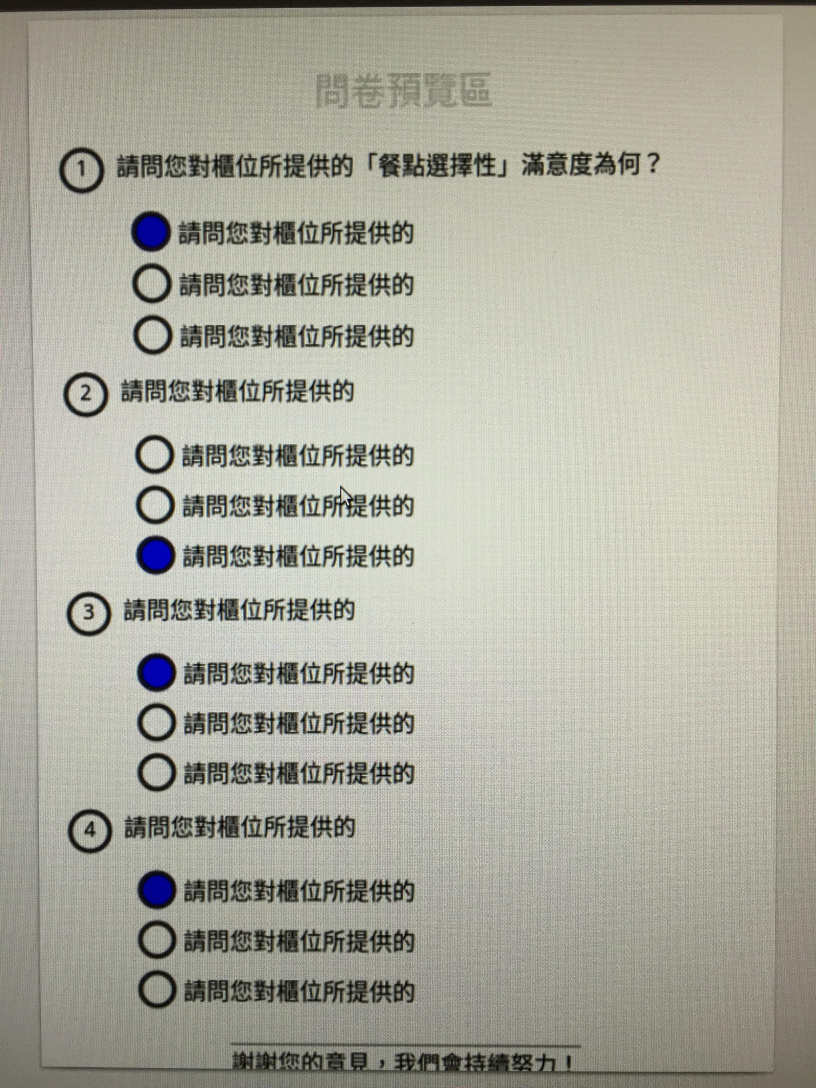
#> input picture images/demo2.jpg, 2448 x 3264 px (shown at 1/3 size)
$ python detect-col.py
#> lines starting #> are read from the running program, lines starting #| are printed output that depends on the picture
import cv2
import numpy as np

img = cv2.imread('./images/demo2.jpg',0)
#> img: shape (3264, 2448); min 0, max 255, mean 170.1

# resize img
height, width = img.shape[:2]
#> height = 3264; width = 2448
aspect_ratio = height/width
#> aspect_ratio = 1.33
new_height = 3*297
new_width = new_height/aspect_ratio
#> new_width = 668.2
size = (int(new_width), int(new_height))
#> size = (668, 891)
img = cv2.resize(img, size, interpolation=cv2.INTER_AREA)
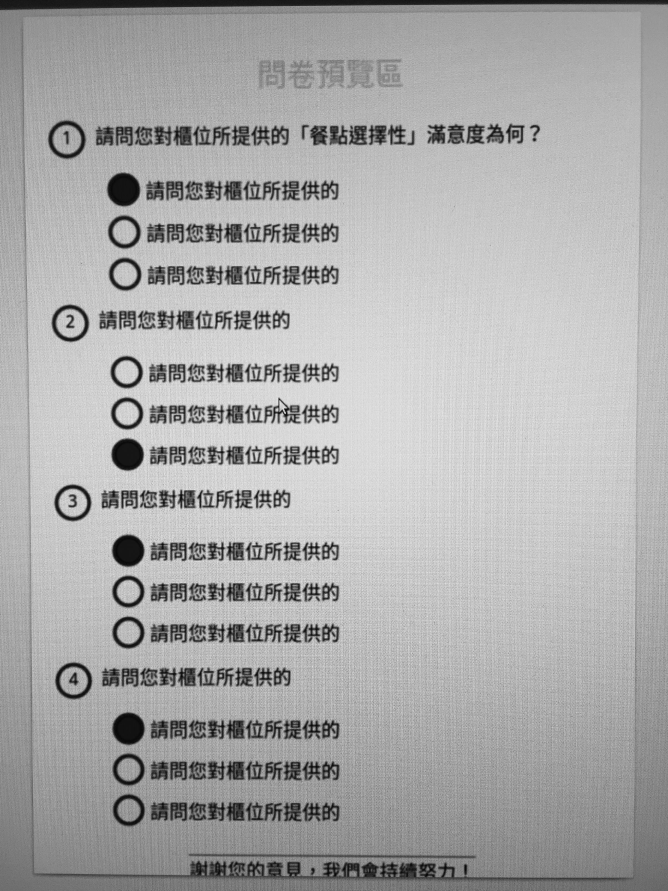
#> img: shape (891, 668); min 7, max 229, mean 170.1

# preprocess img
img = cv2.medianBlur(img,5)
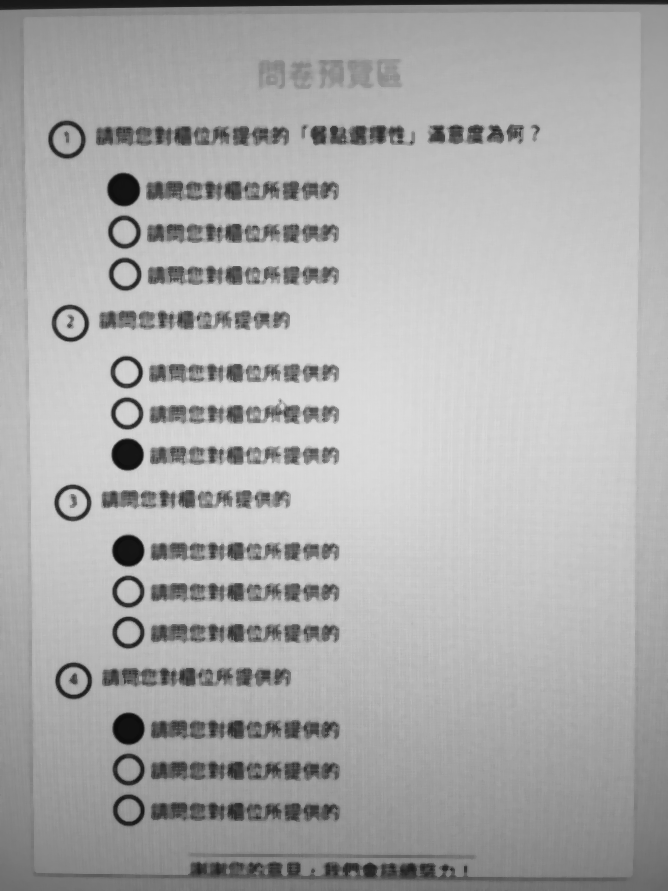
#> img: shape (891, 668); min 11, max 221, mean 171
original_img = cv2.cvtColor(img,cv2.COLOR_GRAY2BGR)

# find circles in the sheet
circles = cv2.HoughCircles(img,cv2.HOUGH_GRADIENT,1,20,param1=60,param2=30,minRadius=8,maxRadius=30)
#> circles = 16 rows, first 8: [72.5, 502.5, 18.6], [128.5, 809.5, 16], [66.5, 139.5, 14.3], [73.5, 680.5, 14.1], [128.5, 769.5, 15.4], [124.5, 274.5, 16], [127.5, 591.5, 15.5], [128.5, 550.5, 15.6]
circles = np.uint16(np.around(circles))
#> circles = 16 rows, first 8: [72, 502, 19], [128, 810, 16], [66, 140, 14], [74, 680, 14], [128, 770, 15], [124, 274, 16], [128, 592, 16], [128, 550, 16]

all_circles_x = []
for item in circles[0,:]:
    x = item[0] # x pos
    all_circles_x.append(x)
#> this loop made 16 passes
#> (item, x) on passes 1 to 12: ([72, 502, 19], 72), ([128, 810, 16], 128), ([66, 140, 14], 66), ([74, 680, 14], 74), ([128, 770, 15], 128), ([124, 274, 16], 124), ([128, 592, 16], 128), ([128, 550, 16], 128), ([124, 232, 17], 124), ([126, 372, 16], 126), ([128, 454, 16], 128), ([128, 728, 15], 128)
#> after the loop, all_circles_x = [72, 128, 66, 74, 128, 124, 128, 128, 124, 126, 128, 128, 126, 70, 122, 128]

# get the mode of pos_x
value_count = np.bincount(np.array(all_circles_x))
#> value_count = 129 values, max 7 at index 128, min 0 at index 0, mean 0.124
most_frequent_x = np.argmax(value_count)
#> most_frequent_x = 128

# filter the question circle
ques_and_opt_circle_dist = 10
ques_circle_y = []
for item in circles[0,:]:
    x = item[0] # x pos
    y = item[1] # y pos
    if(abs(x - most_frequent_x) > ques_and_opt_circle_dist):
        ques_circle_y.append(y)
#> this loop made 16 passes
#> (item, x, y) on passes 1 to 12: ([72, 502, 19], 72, 502), ([128, 810, 16], 128, 810), ([66, 140, 14], 66, 140), ([74, 680, 14], 74, 680), ([128, 770, 15], 128, 770), ([124, 274, 16], 124, 274), ([128, 592, 16], 128, 592), ([128, 550, 16], 128, 550), ([124, 232, 17], 124, 232), ([126, 372, 16], 126, 372), ([128, 454, 16], 128, 454), ([128, 728, 15], 128, 728)
#> after the loop, ques_circle_y = [502, 140, 680, 324]

# categorize circles among questions
ques_circle_y.sort()
all_circle_info = []
for item in circles[0,:]:
    x = item[0] # x pos
    y = item[1] # y pos
    r = item[2] # radius
    for index,ques_y in enumerate(ques_circle_y):
        if(y > ques_y):
            if(index != (len(ques_circle_y)-1) ):
                continue
            else:
                info = {'x' : x , 'y' : y , 'r' : r, 'ques' : index+1, 'option' : 0}
                all_circle_info.append(info)
        elif(y not in ques_circle_y):
            info = {'x' : x , 'y' : y , 'r' : r, 'ques' : index, 'option' : 0}
            all_circle_info.append(info)
            break
#> this loop made 16 passes
#> (x, y, r) on passes 1 to 12: (72, 502, 19), (128, 810, 16), (66, 140, 14), (74, 680, 14), (128, 770, 15), (124, 274, 16), (128, 592, 16), (128, 550, 16), (124, 232, 17), (126, 372, 16), (128, 454, 16), (128, 728, 15)
#> after the loop, all_circle_info = 12 items

# categorize option in each question
all_circle_info.sort(key=lambda d:d['y'])
total_ques_num = all_circle_info[-1]['ques']
#> total_ques_num = 4
for current_ques in range(total_ques_num):
    count = 1
    for item in all_circle_info:
        if(item['ques'] == current_ques+1):
            item['option'] = count
            count += 1
#> after the loop, item = {'x': 128, 'y': 810, 'r': 16, 'ques': 4, 'option': 3}

# set boundaries of users' stroke-color
boundaries = [([0, 0, 0], [70, 70, 70])]

# set a threshold of center rect's pixel value
base_pixel = 200

# store selected circle
found = []
for item in all_circle_info:
    x = item['x'] # x pos
    y = item['y'] # y pos
    r = item['r'] # radius

    # draw the outer circle
    # cv2.circle(original_img,(x,y),r,(0,255,0),2) # check if circles are correct (removable)

    # crop circle
    rectX = (x - r)
    rectY = (y - r)
    crop_img = original_img[rectY:(rectY+2*r), rectX:(rectX+2*r)]

    for (lower, upper) in boundaries:
        lower = np.array(lower, dtype = "uint8")
        upper = np.array(upper, dtype = "uint8")
        mask = cv2.inRange(crop_img, lower, upper)

        # check if the center rect of the circle is filled using mask
        center_rect = mask[int(0.5*r):int(1.5*r), int(0.5*r):int(1.5*r)]
        if(np.average(center_rect) >= base_pixel):
            found.append(item)
#> this loop made 12 passes
#> (item, x, y, r, rectX, rectY) on passes 1 to 8: ({'x': 122, 'y': 188, 'r': 17, 'ques': 1, 'option': 1}, 122, 188, 17, 105, 171), ({'x': 124, 'y': 232, 'r': 17, 'ques': 1, 'option': 2}, 124, 232, 17, 107, 215), ({'x': 124, 'y': 274, 'r': 16, 'ques': 1, 'option': 3}, 124, 274, 16, 108, 258), ({'x': 126, 'y': 372, 'r': 16, 'ques': 2, 'option': 1}, 126, 372, 16, 110, 356), ({'x': 126, 'y': 412, 'r': 11, 'ques': 2, 'option': 2}, 126, 412, 11, 115, 401), ({'x': 128, 'y': 454, 'r': 16, 'ques': 2, 'option': 3}, 128, 454, 16, 112, 438), ({'x': 128, 'y': 550, 'r': 16, 'ques': 3, 'option': 1}, 128, 550, 16, 112, 534), ({'x': 128, 'y': 592, 'r': 16, 'ques': 3, 'option': 2}, 128, 592, 16, 112, 576)
#> pass 1, `crop_img = original_img[rectY:(rectY+2*r), rectX:(rectX+2*r)]`:
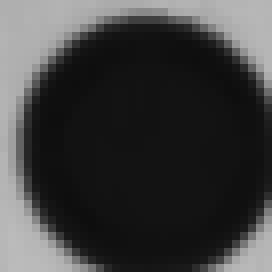
#> crop_img: shape (34, 34, 3) (shown 8 times larger); min 14, max 187, mean 62.8
#> pass 2, `crop_img = original_img[rectY:(rectY+2*r), rectX:(rectX+2*r)]`:
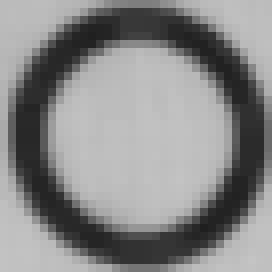
#> crop_img: shape (34, 34, 3) (shown 8 times larger); min 31, max 196, mean 136.7
#> pass 3, `crop_img = original_img[rectY:(rectY+2*r), rectX:(rectX+2*r)]`:
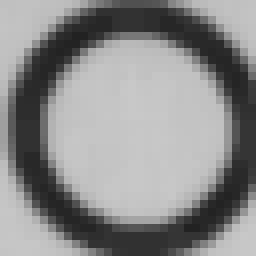
#> crop_img: shape (32, 32, 3) (shown 8 times larger); min 34, max 200, mean 138.8
#> after the loop:
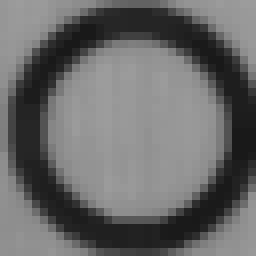
#> crop_img: shape (32, 32, 3) (shown 8 times larger); min 25, max 156, mean 105.1
#> after the loop, found = 4 items

# sort in the order of question
found.sort(key=lambda d:d['y'])
# print(found)

for item in found:
    cv2.circle(original_img,(item['x'],item['y']),r,(0,0,255),2) # check if circles are correct (removable)
    print("question",item['ques'],":",item['option'])
#> this loop made 4 passes
#> item on passes 1 to 4: {'x': 122, 'y': 188, 'r': 17, 'ques': 1, 'option': 1}, {'x': 128, 'y': 454, 'r': 16, 'ques': 2, 'option': 3}, {'x': 128, 'y': 550, 'r': 16, 'ques': 3, 'option': 1}, {'x': 128, 'y': 728, 'r': 15, 'ques': 4, 'option': 1}
#| question 1 : 1
#| question 2 : 3
#| question 3 : 1
#| question 4 : 1
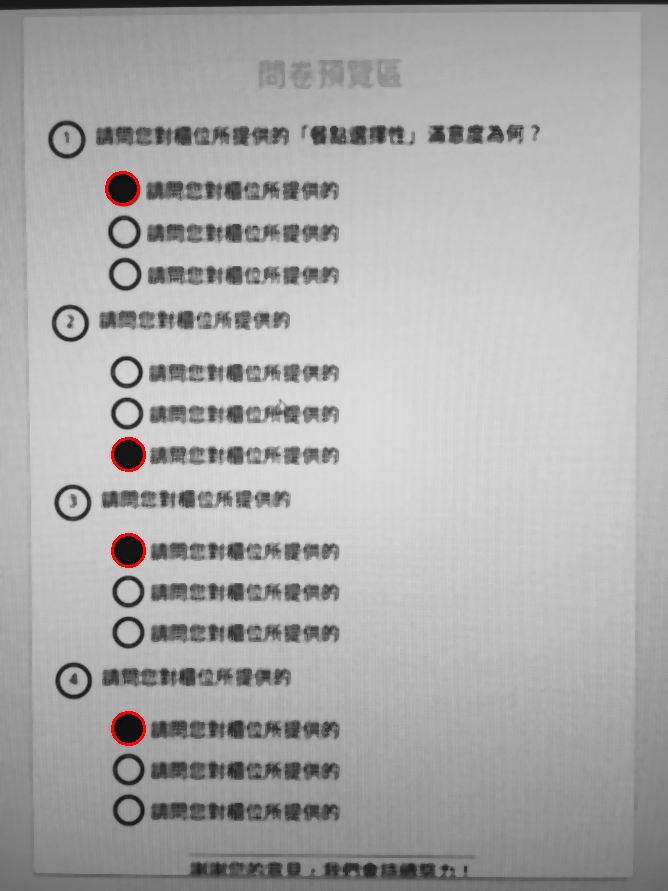
#> original_img: shape (891, 668, 3); mean B, G, R 170.7, 170.7, 171.3

# show img
cv2.imshow('detected circles',original_img)
cv2.waitKey(0)
cv2.destroyAllWindows()
